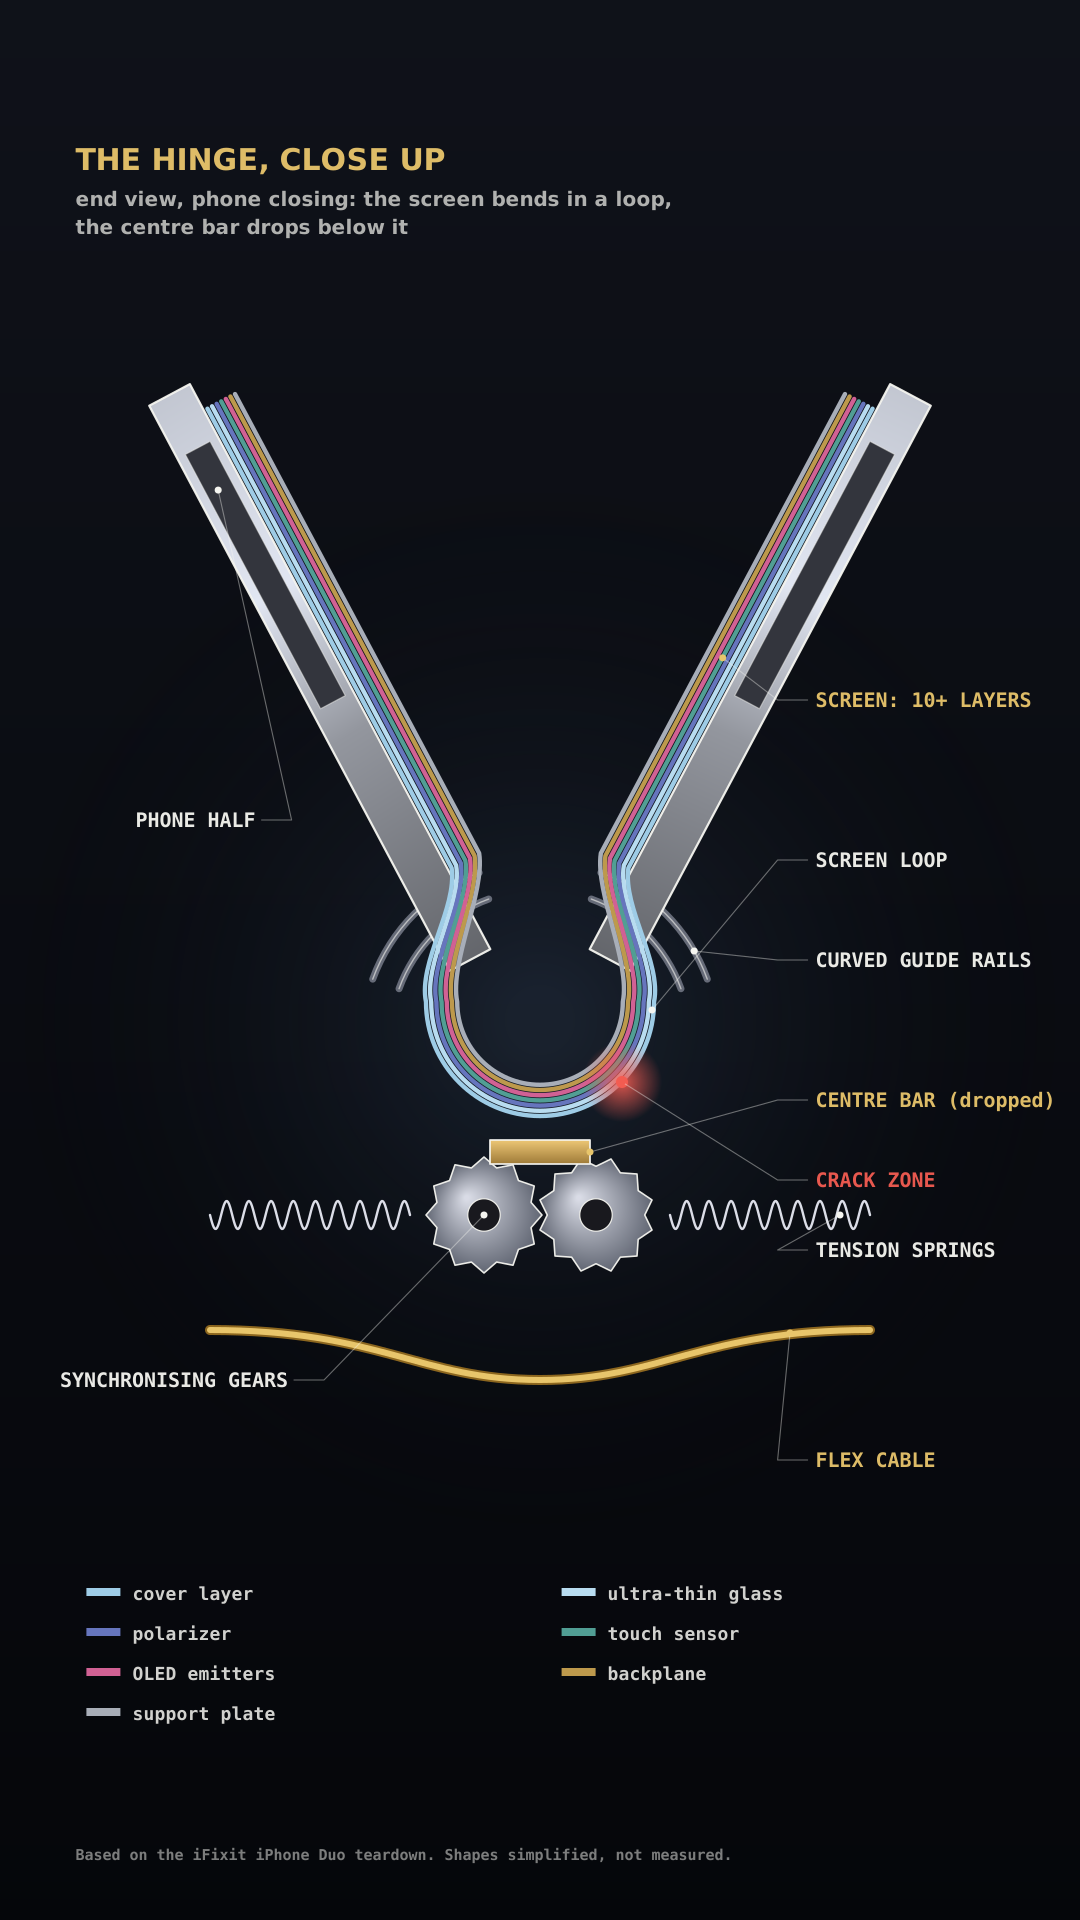

Generate this figure with Python:
import math, numpy as np, cairo
W,H=1080,1920
surf=cairo.ImageSurface(cairo.FORMAT_ARGB32,W,H); c=cairo.Context(surf)
g=cairo.LinearGradient(0,0,0,H); g.add_color_stop_rgb(0,0.06,0.07,0.10); g.add_color_stop_rgb(1,0.02,0.025,0.04)
c.set_source(g); c.paint()
rg=cairo.RadialGradient(W/2,1020,30,W/2,1020,560); rg.add_color_stop_rgba(0,0.20,0.28,0.38,0.35); rg.add_color_stop_rgba(1,0,0,0,0)
c.set_source(rg); c.paint()
WHITE=(0.96,0.96,0.94); GOLD=(0.91,0.77,0.42); RED=(0.95,0.36,0.32)
def stroke(w=2.0,col=WHITE,a=0.95):
    c.set_source_rgba(*col,a); c.set_line_width(w); c.set_line_join(cairo.LINE_JOIN_ROUND); c.set_line_cap(cairo.LINE_CAP_ROUND); c.stroke()
def metal_fill(x0,y0,x1,y1,dark=False):
    gr=cairo.LinearGradient(x0,y0,x1,y1)
    k=0.7 if dark else 1.0
    for t,v in ((0,0.82),(0.35,0.95),(0.6,0.62),(1,0.42)): gr.add_color_stop_rgb(t,v*0.93*k,v*0.95*k,v*k)
    c.set_source(gr); c.fill_preserve()

CX,CY=W/2,1000          # hinge centre (end view, looking along the hinge axis)
ang=math.radians(28)    # each half leans this far from vertical: the phone is closing
Lh,T=640,46             # half length and thickness in px

def half(side):
    """one phone half as a rotated slab; the screen is on its inner face."""
    c.save(); c.translate(CX+side*70,CY-40); c.rotate(side*ang)
    # body
    x0=-T/2 if side>0 else -T/2
    c.rectangle(-T/2+side*0,-Lh,T,Lh); metal_fill(-T/2,-Lh,T/2,0)
    stroke(2.2)
    # end-face details: battery block and board inside (simple, ordered)
    c.rectangle(-T/2+9,-Lh+60,T-18,Lh*0.45); c.set_source_rgb(0.20,0.21,0.24); c.fill_preserve(); stroke(1.2,WHITE,0.5)
    c.restore()

def inner_point(side,dist):
    """a point on the inner face of a half, dist px from the hinge end"""
    a=side*ang
    ox,oy=CX+side*70,CY-40
    # inner face is at x = -side*T/2 in local coords
    lx,ly=-side*T/2,-dist
    return (ox+lx*math.cos(a)-ly*math.sin(a), oy+lx*math.sin(a)+ly*math.cos(a))

# ---- guide rails (behind): the curved tracks each half rides on ----
for r in (150,178):
    for a0,a1 in ((200,250),(290,340)):
        c.new_path(); c.arc(CX,CY+40,r,math.radians(a0),math.radians(a1)); stroke(7,(0.40,0.42,0.47),1)
        c.new_path(); c.arc(CX,CY+40,r,math.radians(a0),math.radians(a1)); stroke(1.4,WHITE,0.6)
half(-1); half(1)

# ---- synchronising gears: one fixed to each half, meshed at the centre ----
def gear(x,y,r,teeth,rot):
    c.new_path()
    for k in range(teeth*2+1):
        t=rot+2*math.pi*k/(teeth*2); rr=r if k%2==0 else r*0.84
        (c.move_to if k==0 else c.line_to)(x+rr*math.cos(t),y+rr*math.sin(t))
    c.close_path(); gr=cairo.RadialGradient(x-r*0.3,y-r*0.3,2,x,y,r); gr.add_color_stop_rgb(0,0.85,0.86,0.9); gr.add_color_stop_rgb(1,0.38,0.40,0.45)
    c.set_source(gr); c.fill_preserve(); stroke(1.6)
    c.arc(x,y,r*0.28,0,2*math.pi); c.set_source_rgb(0.1,0.1,0.12); c.fill_preserve(); stroke(1.2)
gear(CX-56,CY+215,58,12,0.0); gear(CX+56,CY+215,58,12,math.pi/12)

# ---- tension springs: hold each half at its angle ----
def spring(x0,y0,x1,y1,turns=9,amp=14):
    n=200; dx,dy=x1-x0,y1-y0; L=math.hypot(dx,dy); ux,uy=dx/L,dy/L; px,py=-uy,ux
    c.new_path()
    for i in range(n+1):
        t=i/n; s=amp*math.sin(t*turns*2*math.pi)
        x=x0+dx*t+px*s; y=y0+dy*t+py*s
        (c.move_to if i==0 else c.line_to)(x,y)
    stroke(2.4,(0.86,0.87,0.91),1)
spring(CX-330,CY+215,CX-130,CY+215); spring(CX+130,CY+215,CX+330,CY+215)

# ---- centre support bar: dropped down below the screen loop (working case) ----
bx,by,bw,bh=CX-50,CY+140,100,24
c.rectangle(bx,by,bw,bh); gr=cairo.LinearGradient(bx,by,bx,by+bh); gr.add_color_stop_rgb(0,0.93,0.78,0.46); gr.add_color_stop_rgb(1,0.62,0.48,0.22)
c.set_source(gr); c.fill_preserve(); stroke(1.8)

# ---- the screen: a stack of thin layers bending in a teardrop loop between the halves ----
layers=[((0.62,0.80,0.90),"cover layer"),((0.72,0.86,0.94),"ultra-thin glass"),((0.40,0.46,0.74),"polarizer"),
        ((0.32,0.62,0.58),"touch sensor"),((0.82,0.38,0.58),"OLED emitters"),((0.74,0.60,0.30),"backplane"),((0.66,0.68,0.72),"support plate")]
def screen_path(off):
    # straight run down each inner face, then a teardrop loop under the hinge
    top=Lh-30
    pL0=inner_point(-1,top); pL1=inner_point(-1,90)
    pR0=inner_point(1,top);  pR1=inner_point(1,90)
    # offset each layer outward from the face (into the gap)
    def shift(p,side,d): a=side*ang; return (p[0]+side*-1*d*math.cos(a)*-1*-1, p[1]+d*math.sin(a)*side*-1*-1) if False else (p[0]-side*-d*math.cos(a)*-1, p[1]-side*d*math.sin(a)*-1*-1)
    d=off
    l0=(pL0[0]+d*math.cos(ang), pL0[1]-d*math.sin(ang)); l1=(pL1[0]+d*math.cos(ang), pL1[1]-d*math.sin(ang))
    r0=(pR0[0]-d*math.cos(ang), pR0[1]-d*math.sin(ang)); r1=(pR1[0]-d*math.cos(ang), pR1[1]-d*math.sin(ang))
    c.new_path(); c.move_to(*l0); c.line_to(*l1)
    rb=118-d*1.0          # bulb radius shrinks for inner layers
    cy=CY+2
    c.curve_to(l1[0]+6,l1[1]+40, CX-rb-8,cy-40, CX-rb,cy)
    c.arc_negative(CX,cy,rb,math.pi,0) if False else c.arc_negative(CX,cy,rb,math.pi,0.0)
    c.curve_to(CX+rb+8,cy-40, r1[0]-6,r1[1]+40, r1[0],r1[1])
    c.line_to(*r0)
for i,(col,name) in enumerate(layers):
    screen_path(4+i*5.2); stroke(4.4,col,1)

# ---- flex cable: crosses from one half to the other under the hinge ----
for wdt,col in ((10,(0.55,0.40,0.12)),(6,GOLD)):
    c.new_path(); c.move_to(CX-330,CY+330); c.curve_to(CX-160,CY+330,CX-120,CY+380,CX,CY+380)
    c.curve_to(CX+120,CY+380,CX+160,CY+330,CX+330,CY+330); stroke(wdt,col,1)
# ---- crack zone ----
zx,zy=CX+82,CY+82
rg=cairo.RadialGradient(zx,zy,2,zx,zy,40); rg.add_color_stop_rgba(0,*RED,0.85); rg.add_color_stop_rgba(1,*RED,0)
c.set_source(rg); c.arc(zx,zy,40,0,2*math.pi); c.fill()
c.arc(zx,zy,6,0,2*math.pi); c.set_source_rgb(*RED); c.fill()

# ---- labels: leader lines to the right / left, no crossings ----
c.select_font_face("DejaVu Sans Mono",cairo.FONT_SLANT_NORMAL,cairo.FONT_WEIGHT_BOLD)
def tag(px,py,lx,ly,text,col=WHITE,size=20,right=True):
    c.move_to(px,py); c.line_to(lx,ly); c.line_to(lx+(30 if right else -30),ly); stroke(1.1,WHITE,0.4)
    c.arc(px,py,3.5,0,2*math.pi); c.set_source_rgba(*col,1); c.fill()
    c.set_font_size(size); c.set_source_rgba(*col,0.95)
    te=c.text_extents(text); tx=lx+38 if right else lx-38-te.width
    c.move_to(tx,ly+7); c.show_text(text)
p=inner_point(1,330); tag(p[0]-22,p[1],W*0.72,700,"SCREEN: 10+ LAYERS",GOLD)
p=inner_point(-1,520); tag(p[0]-28,p[1],W*0.27,820,"PHONE HALF",WHITE,20,False)
tag(CX+112,CY+10,W*0.72,860,"SCREEN LOOP",WHITE)
tag(bx+bw,by+bh/2,W*0.72,1100,"CENTRE BAR (dropped)",GOLD)
tag(CX+178*math.cos(math.radians(330)),CY+40+178*math.sin(math.radians(330)),W*0.72,960,"CURVED GUIDE RAILS",WHITE)
tag(CX-56,CY+215,W*0.30,1380,"SYNCHRONISING GEARS",WHITE,20,False)
tag(CX+300,CY+215,W*0.72,1250,"TENSION SPRINGS",WHITE)
tag(CX+250,CY+333,W*0.72,1460,"FLEX CABLE",GOLD)
tag(zx,zy,W*0.72,1180,"CRACK ZONE",RED)

c.select_font_face("DejaVu Sans",cairo.FONT_SLANT_NORMAL,cairo.FONT_WEIGHT_BOLD)
c.set_font_size(30); c.set_source_rgba(*GOLD,0.95); c.move_to(W*0.07,170); c.show_text("THE HINGE, CLOSE UP")
c.set_font_size(20); c.set_source_rgba(*WHITE,0.7); c.move_to(W*0.07,206); c.show_text("end view, phone closing: the screen bends in a loop,")
c.move_to(W*0.07,234); c.show_text("the centre bar drops below it")
# legend for the layer colours
c.select_font_face("DejaVu Sans Mono",cairo.FONT_SLANT_NORMAL,cairo.FONT_WEIGHT_BOLD)
y0=1600
for i,(col,name) in enumerate(layers):
    x=W*0.08+(i%2)*W*0.44; y=y0+(i//2)*40
    c.rectangle(x,y-12,34,8); c.set_source_rgb(*col); c.fill()
    c.set_font_size(18); c.set_source_rgba(*WHITE,0.85); c.move_to(x+46,y); c.show_text(name)
c.set_font_size(15); c.set_source_rgba(*WHITE,0.5); c.move_to(W*0.07,H-60); c.show_text("Based on the iFixit iPhone Duo teardown. Shapes simplified, not measured.")
surf.write_to_png('/tmp/claude-0/-home-claude/799125be-9bd5-56f2-8793-b19dc1429680/scratchpad/hinge/closeup.png')
